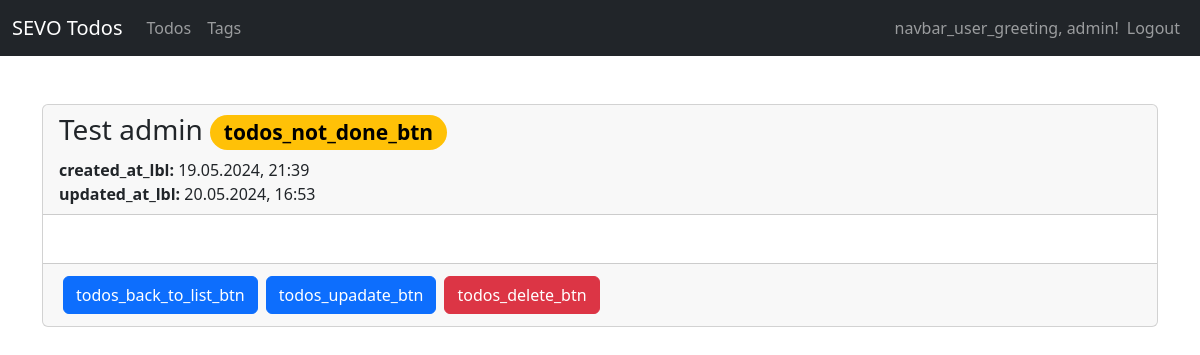
The page /detail/8 (signed in) on the database as committed earlier.
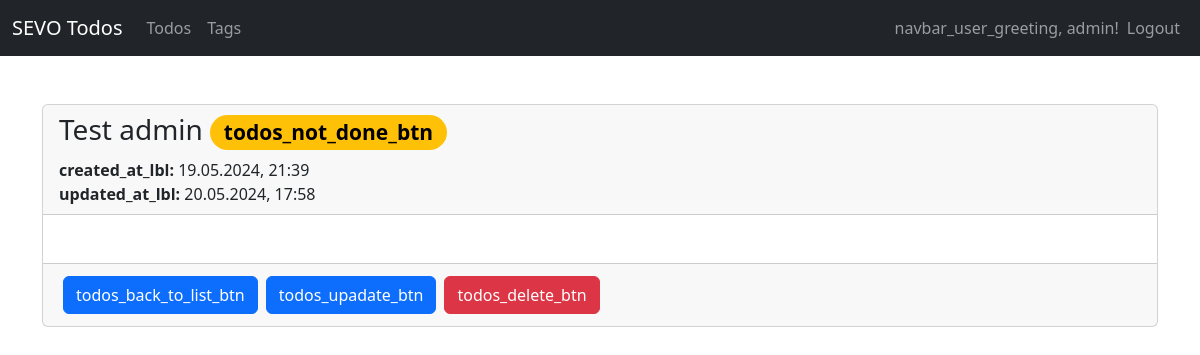
The same page on the database as committed later.
### todos/models.py (models this page shows, shortened)
class Todo(models.Model):
    user = models.ForeignKey(User, on_delete=models.CASCADE)
    title = models.CharField(max_length=255)
    content = tinymce_models.HTMLField()
    tags = models.ManyToManyField(Tag, blank=True)
    done = models.BooleanField(default=False)
    created_at = models.DateTimeField(auto_now_add=True)
    updated_at = models.DateTimeField(auto_now=True)
    class Meta:
        ordering = ["-updated_at"]

### todos/views/todo_views.py (the view)
# urls.py: path("detail/<int:id>", todo_views.detail, name="todos-detail"),
def detail(request, id):
    if not request.user.is_authenticated:
        return helpers.not_auth_redirect()
    current_user = request.user
    todo = get_object_or_404(models.Todo, id=id, user=current_user)
    return render(request, "todos/todo/detail.html", {
        "title": _("todos_detail_title"),
        "todo": todo
    })

### todos/templates/todos/todo/detail.html (shortened to what this page needs)
{% extends "base_main.html" %}
{% load i18n %}
{% block main %}
    <div class="card">
        <div class="card-header">
            <h3>{{ todo.title }}
                <span class="badge rounded-pill {% if todo.done %}text-bg-success{% else %}text-bg-warning{% endif %}">
                    {% if todo.done %}
                        {% trans "todos_done_btn" %}
                    {% else %}
                        {% trans "todos_not_done_btn" %}
                    {% endif %}
                </span>
            </h3>
            <div>
                <strong>{% trans "created_at_lbl" %}:</strong> {{ todo.created_at|date:"d.m.Y, H:i" }}
            </div>
            <div>
                <strong>{% trans "updated_at_lbl" %}:</strong> {{ todo.updated_at|date:"d.m.Y, H:i" }}
            </div>
        </div>
        <div class="card-body">
        </div>
        <div class="card-footer">
            <div class="d-flex justify-content-start align-content-center">
                <a class="d-block btn btn-primary d-block m-1" href="{% url "todos-index" %}">{% trans "todos_back_to_list_btn" %}</a>
                <a class="btn btn-primary d-block m-1" href="{% url "todos-update" id=todo.id %}">{% trans "todos_upadate_btn" %}</a>
                <a class="btn btn-danger d-block m-1" href="{% url "todos-delete" id=todo.id %}">{% trans "todos_delete_btn" %}</a>
            </div>
        </div>
    </div>
{%  endblock %}

Rows that differ between the two databases and show on the page:
changed Todo "Test admin": updated_at "20.05.2024, 16:53" → "20.05.2024, 17:58"
